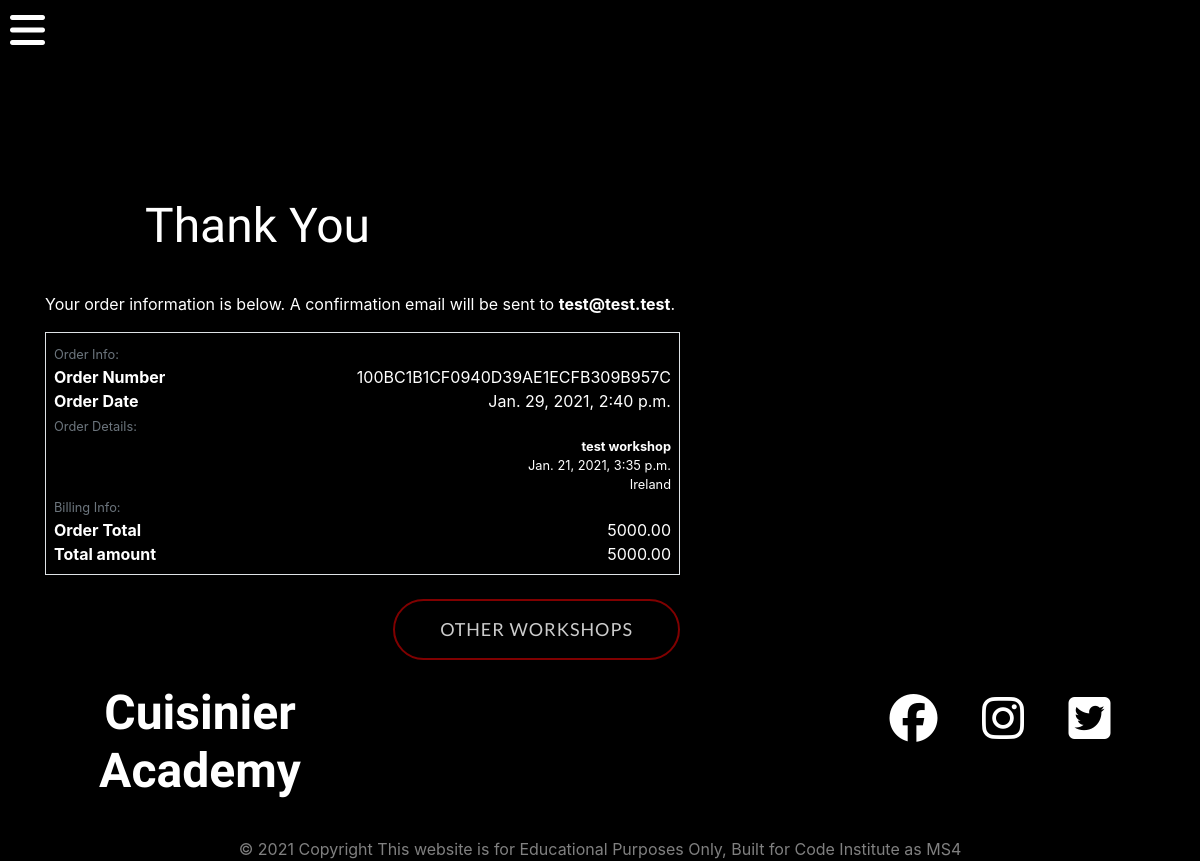
Screenshot of /reservations/checkout_success/100BC1B1CF0940D39AE1ECFB309B957C with the database file from the repository.
### reservations/models.py (models this page shows, shortened)
class Order(models.Model):
    order_number = models.CharField(max_length=32, null=False, editable=False)
    user_profile = models.ForeignKey(UserProfile, on_delete=models.SET_NULL,
                                     null=True, blank=True, related_name='orders')
    full_name = models.CharField(max_length=50, null=False, blank=False)
    email = models.EmailField(max_length=254, null=False, blank=False)
    phone_number = models.CharField(max_length=20, null=False, blank=False)
    country = CountryField(blank_label='Country', null=True, blank=True)
    postcode = models.CharField(max_length=20, null=True, blank=True)
    town_or_city = models.CharField(max_length=40, null=False, blank=False)
    street_address1 = models.CharField(max_length=80, null=False, blank=False)
    street_address2 = models.CharField(max_length=80, null=True, blank=True)
    county = models.CharField(max_length=80, null=True, blank=True)
    date = models.DateTimeField(auto_now_add=True)
    workshop = models.ForeignKey(Workshop, null=True, blank=True, on_delete=models.CASCADE)
    order_total = models.DecimalField(
        max_digits=10, decimal_places=2, null=False, default=0)

### workshops/models.py (models this page shows, shortened)
class Workshop(models.Model):
    title = models.CharField(max_length=100)
    sub_title = models.CharField(max_length=200)
    description = models.TextField(blank=True)
    expert = models.ForeignKey(Expert,default=None, on_delete=models.DO_NOTHING)
    main_img = models.ImageField(null=True, blank=True) # upload file path
    image_1 = models.ImageField(null=True, blank=True)
    image_2 = models.ImageField(null=True, blank=True)
    image_3 = models.ImageField(null=True, blank=True)
    agenda_day_1 = models.TextField(null=True, blank=True)
    agenda_day_2 = models.TextField(null=True, blank=True)
    agenda_day_3 = models.TextField(null=True, blank=True)
    price = models.DecimalField(null=True, max_digits=6, decimal_places=2, blank=True)
    date = models.DateTimeField(default=datetime.now, blank=True)
    location = models.CharField(null=True, max_length=200)
    is_published = models.BooleanField(default=True)

### reservations/views.py (the view, shortened to what this page needs)
# urls.py: path('checkout_success/<order_number>', views.checkout_success, name='checkout_success'),
def checkout_success(request, order_number):
    save_info = request.session.get('save_info')
    order = get_object_or_404(Order, order_number=order_number)
    messages.success(request, f'Order successfully processed! \
        Your order number is {order_number}. A confirmation \
        email will be sent to {order.email}.')
    cust_email = order.email
    subject = render_to_string(
        'reservations/confirmation_emails/confirmation_email_subject.txt',
        {'order': order})
    body = render_to_string(
        'reservations/confirmation_emails/confirmation_email_body.txt',
        {'order': order, 'contact_email': settings.DEFAULT_FROM_EMAIL})
    send_mail(
            subject,
            body,
            settings.DEFAULT_FROM_EMAIL,
            [cust_email]
        )
    if 'oreder' in request.session:
        del request.session['order']
    template = 'reservations/checkout_success.html'
    context = {
        'order': order,
    }
    return render(request, template, context)

### reservations/templates/reservations/checkout_success.html (shortened to what this page needs)
{% extends "base.html" %}
{% load static %}
{% block extra_css %}
<link rel="stylesheet" href="{% static 'reservations/css/reservations.css' %}">
{% endblock %}
{% block content %}
<div class="container thanks-container">
    <div class="row">
        <div class="col">
            <hr>
            <h2 class="header-titile">Thank You</h2>
            <hr>
            <p class="header-para">Your order information is below. A confirmation email will be sent to
                <strong>{{ order.email }}</strong>.</p>
        </div>
    </div>
    <div class="row">
        <div class="col-12 col-lg-7">
            <div class="order-confirmation-wrapper p-2 border">
                <div class="row">
                    <div class="col">
                        <small class="text-muted">Order Info:</small>
                    </div>
                </div>
                <div class="row">
                    <div class="col-12 col-md-4">
                        <p class="mb-0  font-weight-bold">Order Number</p>
                    </div>
                    <div class="col-12 col-md-8 text-md-right">
                        <p class="mb-0">{{ order.order_number }}</p>
                    </div>
                </div>
                <div class="row">
                    <div class="col-12 col-md-4">
                        <p class="mb-0  font-weight-bold">Order Date</p>
                    </div>
                    <div class="col-12 col-md-8 text-md-right">
                        <p class="mb-0">{{ order.date }}</p>
                    </div>
                </div>
                <div class="row">
                    <div class="col">
                        <small class="text-muted">Order Details:</small>
                    </div>
                </div>
                <div class="row">
                    <div class="col-12 col-md-4">
                    </div>
                    <div class="col-12 col-md-8 text-md-right">
                        <p class="small mb-0  font-weight-bold">
                            {{ order.workshop.title }}
                        </p>
                        <p class="small mb-0">{{ order.workshop.date }}</p>
                        <p class="small mb-0">{{ order.workshop.location }}</p>
                    </div>
                </div>
                <div class="row">
                    <div class="col">
                        <small class="text-muted">Billing Info:</small>
                    </div>
                </div>
                <div class="row">
                    <div class="col-12 col-md-4">
                        <p class="mb-0  font-weight-bold">Order Total</p>
                    </div>
                    <div class="col-12 col-md-8 text-md-right">
                        <p class="mb-0">{{ order.order_total }}</p>
                    </div>
                </div>
                <div class="row">
                    <div class="col-12 col-md-4">
                        <p class="mb-0  font-weight-bold">Total amount</p>
                    </div>
                    <div class="col-12 col-md-8 text-md-right">
                        <p class="mb-0">{{ order.order_total }}</p>
                    </div>
                </div>
            </div>
        </div>
    </div>
    <div class="row">
        <div class="col-12 col-lg-7 text-right">
            {% if from_profile %}
            <a href="{% url 'profiles' %}" class="btn btn-header-2">
                <span class="icon mr-2">
                    <i class="fas fa-angle-left"></i>
                </span>
                <span class="text-uppercase">Back to Profile</span>
            </a>
            {% else %}
            <a href="{% url 'workshops' %}" class="my-4 btn btn-header-2 checkout-success-btn">
                <span class="text-uppercase">Other Workshops</span>
            </a>
            {% endif %}
        </div>
    </div>
</div>
{% endblock %}

### static/css/base.css (style rules this page uses)
body { background-color: black; }
.header-titile { margin: 120px 330px 20px 100px; color: white; font-size: 48px; font-family: 'flamenco', sans-serif; justify-content: left; }
.btn-header-2 { color: rgba(255, 255, 255, 0.8) ; border: 2px solid; border-color: rgba(255, 0, 0, 0.5); border-radius: 300px; letter-spacing: 1px; text-transform: uppercase; font-size: 18px; font-family: 'Lato', sans-serif; padding: 15px 45px; margin-bottom: 20px; }

### reservations/static/reservations/css/reservations.css (style rules this page uses)
.thanks-container { color: white; }

### rows the page displays
Order: email "test@test.test", order_number "100BC1B1CF0940D39AE1ECFB309B957C", date "Jan. 29, 2021, 2:40 p.m.", workshop "test workshop", workshop "Jan. 21, 2021, 3:35 p.m.", workshop.location "Ireland", order_total "5000.00"
